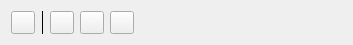
<?xml version="1.0" encoding="UTF-8"?>
<ui version="4.0">
 <class>ListWidgetButtonContainer</class>
 <widget class="QWidget" name="ListWidgetButtonContainer">
  <property name="geometry">
   <rect>
    <x>0</x>
    <y>0</y>
    <width>353</width>
    <height>59</height>
   </rect>
  </property>
  <property name="windowTitle">
   <string>Form</string>
  </property>
  <layout class="QHBoxLayout" name="horizontalLayout">
   <property name="sizeConstraint">
    <enum>QLayout::SetMinAndMaxSize</enum>
   </property>
   <item>
    <widget class="QToolButton" name="playButton">
     <property name="text">
      <string notr="true"/>
     </property>
    </widget>
   </item>
   <item>
    <widget class="KSeparator" name="kseparator">
     <property name="frameShape">
      <enum>QFrame::VLine</enum>
     </property>
    </widget>
   </item>
   <item>
    <widget class="QToolButton" name="addButton">
     <property name="text">
      <string notr="true"/>
     </property>
    </widget>
   </item>
   <item>
    <widget class="QToolButton" name="editButton">
     <property name="text">
      <string notr="true"/>
     </property>
    </widget>
   </item>
   <item>
    <widget class="QToolButton" name="deleteButton">
     <property name="text">
      <string notr="true"/>
     </property>
    </widget>
   </item>
   <item>
    <spacer name="horizontalSpacer">
     <property name="orientation">
      <enum>Qt::Horizontal</enum>
     </property>
     <property name="sizeHint" stdset="0">
      <size>
       <width>40</width>
       <height>20</height>
      </size>
     </property>
    </spacer>
   </item>
  </layout>
 </widget>
 <customwidgets>
  <customwidget>
   <class>KSeparator</class>
   <extends>QFrame</extends>
   <header>kseparator.h</header>
  </customwidget>
 </customwidgets>
 <resources/>
 <connections/>
</ui>
